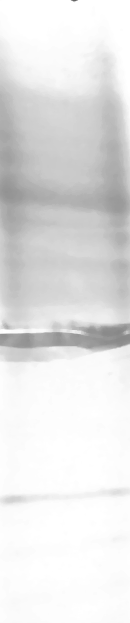
#> input picture Code/21.12.2021_3_bos.png, 130 x 623 px, found by its file name
$ jupyter execute V1.ipynb
#> lines starting #> are read from the running program, lines starting #| are printed output that depends on the picture
[cell 1]
import cv2
import numpy as np
import matplotlib.pyplot as plt
import pandas as pd
import statistics
from PIL import Image

[cell 2]
from google.colab import drive
drive.mount('/content/drive')

## PARAMETERS

[cell 3]
section_width_pixel=20
window_size=6
slide_value=2

# Read File

[cell 4]
img = cv2.imread("/content/21.12.2021_3_bos.png")
#> img is the input picture: shape (623, 130, 3); min 100, max 255, mean 228

[cell 5]
plt.figure(figsize=(20,8))
plt.imshow(img)

[cell 6]
height, width, channels = img.shape
#> height = 623; width = 130; channels = 3
print(img.shape)
#| (623, 130, 3)

# Create a Section From the Image

[cell 7]
def pixel_profile(img,diameter):
#> called with diameter = 20
    diameter = diameter/2;
    x1=int((width/2) - diameter)
#> x1 = 55
    x2= int((width/2) + diameter)
#> x2 = 75
    cropped_image = img[2:height-2, x1:x2]
    cv2.imwrite("Cropped_Image.jpg", cropped_image)

[cell 8]
pixel_profile(img,section_width_pixel)

# Get the Color Code

[cell 9]
img = Image.open('Cropped_Image.jpg')
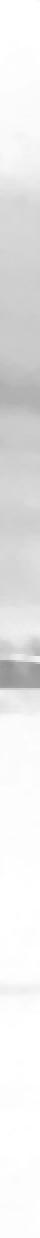
#> img: PIL image 20x619 RGB (shown 2 times larger); min 147, max 255, mean 233.1
width, height= img.size
#> width = 20; height = 619

[cell 10]
img.size
#> Out = (20, 619)

[cell 11]
plt.figure(figsize=(20,8))
plt.imshow(img)

[cell 12]
img = img.convert("RGB")
px = img.load()

## Get Color Code According To Line

[cell 13]
color_code_list = []
def get_line_color_code_mean():
    for i in range(height):
        line_code_mean=0
        for j in range(width):
            coordinate = x, y = j, i
            line_code_mean+=img.getpixel(coordinate)[1]
        line_code_mean/=j
        color_code_list.append(line_code_mean)
#> after the loop, color_code_list = 619 values, max 268.4 at index 1, min 163.4 at index 339, mean 245.3
        #print(line_code_mean)

[cell 14]
get_line_color_code_mean()

[cell 15]
plt.plot(color_code_list,color='c')
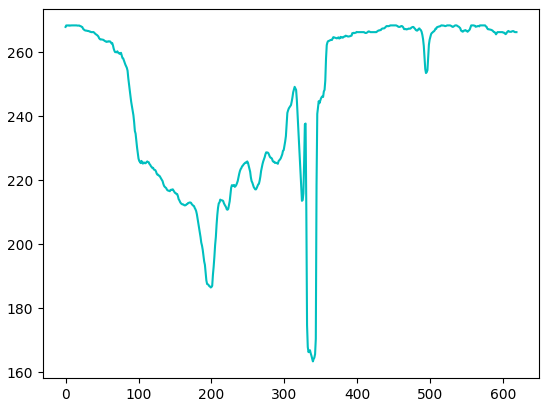
#> figure drawn by matplotlib, 1 panel; curve peaks at x = 1, y = 268.4

[cell 16]
color_code_list[0:10]
#> Out = [267.9, 268.4, 268.4, 268.4, 268.4, 268.3, 268.4, 268.4, 268.4, 268.4]

# CREATE WINDOWS DATASET

## Min Function

[cell 17]
def find_min(window):
    return min(window)

## Max Function

[cell 18]
def find_max(window):
    return max(window)

## Mean Fuction

[cell 19]
def find_mean(window):
    return (sum(window) / len(window))

## Interquartile Range Function

[cell 20]
def find_iqr(window):
    q3, q1 = np.percentile(window, [75 ,25])
    return (q3 - q1)

## Standart Deviation Function

[cell 21]
def find_std(window):
    return statistics.pstdev(window)

## Peak to Peak Value Function

[cell 22]
def find_pp(window):
    return (max(window) - min(window))

## Root Mean Squared Function

[cell 23]
def find_rms(window):
    return np.sqrt(np.mean(np.square(window)))

## Crest Factor Function

[cell 24]
def find_cf(window):
    return find_max(window)/find_rms(window)

## Mean Absolute Change Function

[cell 25]
def find_mac(window):
    return sum(abs(np.diff(window)))/len(window)

## Energy Function

[cell 26]
def find_energy(window):
    return sum(np.square(window))/len(window)

## Variance Function

[cell 27]
def find_var(window):
    return np.square(statistics.pstdev(window))

## CREATE DF

[cell 28]
feature_extraction = pd.DataFrame(columns=["WindowId",'Min', 'Max', 'Mean',"Iqr","Std","Var","Pp","Rms","Cf","Mac","Energy"])

[cell 29]
def create_windows(color_code_list,window_size,slide_value):
#> called with window_size = 6, slide_value = 2
    window_id=1
    for start_value in range(0,len(color_code_list)-window_size,slide_value):
        window=color_code_list[start_value:start_value+window_size]
        feature_extraction.loc[len(feature_extraction.index)] = [window_id,find_min(window), find_max(window),find_mean(window),find_iqr(window),find_std(window),find_var(window),find_pp(window),find_rms(window),find_cf(window),find_mac(window),find_energy(window)]
        window_id+=1
#> this loop made 307 passes
#> (start_value, window, q3 in find_iqr, q1 in find_iqr) on passes 3 to 5: (4, [268.4, 268.3, 268.4, 268.4, 268.4, 268.4], 268.4, 268.4), (6, [268.4, 268.4, 268.4, 268.4, 268.4, 268.4], 268.4, 268.4), (8, [268.4, 268.4, 268.4, 268.4, 268.4, 268.4], 268.4, 268.4)
#> after the loop, window_id = 308

[cell 30]
create_windows(color_code_list,window_size,slide_value)

[cell 31]
feature_extraction

[cell 32]
feature_extraction[["Min"]].plot()
#> figure, not shown here; curve peaks at x = 4, y = 268.4

[cell 33]
feature_extraction[["Min","Max","Mean","Rms"]].plot()
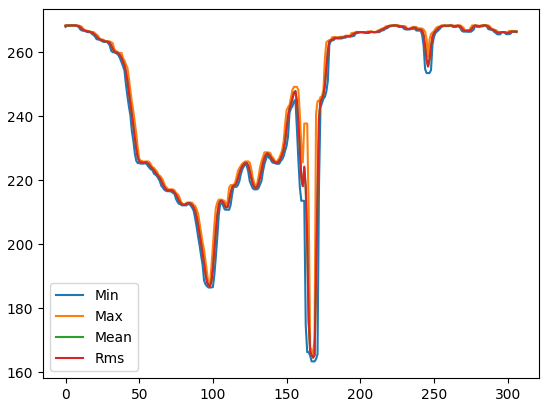
#> figure drawn by matplotlib, 1 panel; curve peaks at x = 4, y = 268.4; curve peaks at x = 0, y = 268.4; curve peaks at x = 4, y = 268.4

[cell 34]
feature_extraction[["Iqr","Std","Mac"]].plot()
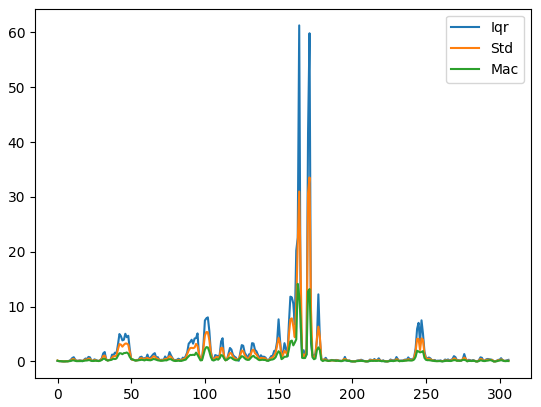
#> figure drawn by matplotlib, 1 panel; curve peaks at x = 164, y = 61.26; curve peaks at x = 171, y = 33.53; curve peaks at x = 163, y = 14.14

[cell 35]
feature_extraction[["Var"]].plot()
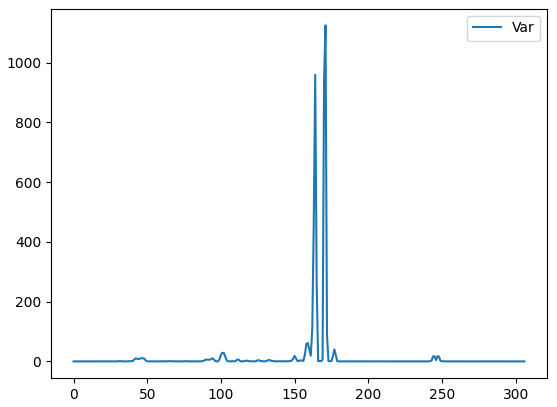
#> figure drawn by matplotlib, 1 panel; curve peaks at x = 171, y = 1124.6

[cell 36]
feature_extraction[["Cf"]].plot()
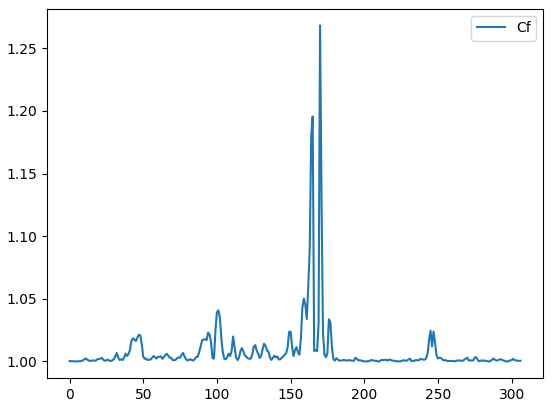
#> figure drawn by matplotlib, 1 panel; curve peaks at x = 170, y = 1.27

[cell 37]
feature_extraction[["Pp"]].plot()
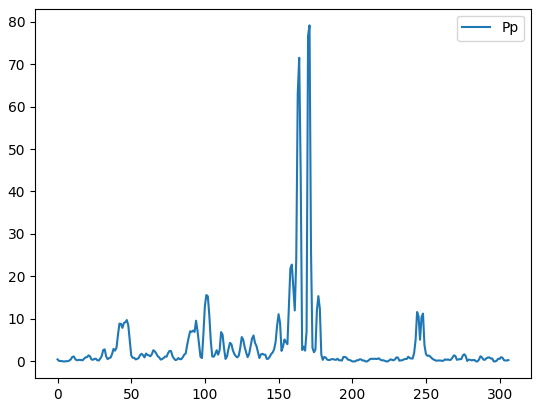
#> figure drawn by matplotlib, 1 panel; curve peaks at x = 171, y = 79.11

[cell 38]
feature_extraction[["Energy"]].plot()
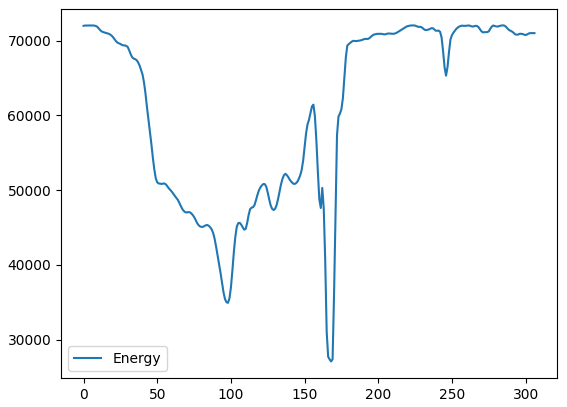
#> figure drawn by matplotlib, 1 panel; curve peaks at x = 4, y = 72049.9

[cell 39]
feature_extraction.drop(["Energy","WindowId"],axis=1,inplace=False).plot()
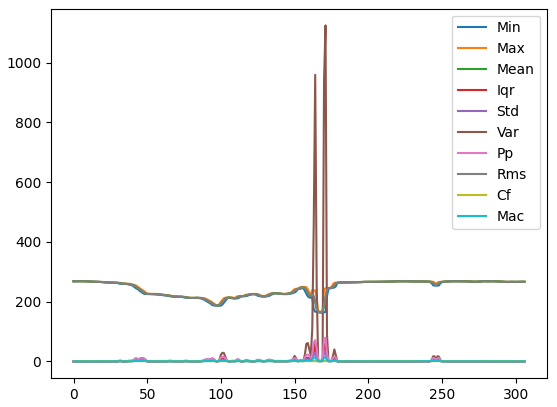
#> figure drawn by matplotlib, 1 panel; curve peaks at x = 4, y = 268.4; curve peaks at x = 0, y = 268.4; curve peaks at x = 4, y = 268.4

[cell 40]
feature_extraction.drop(["Energy","WindowId","Var",],axis=1,inplace=False).plot()
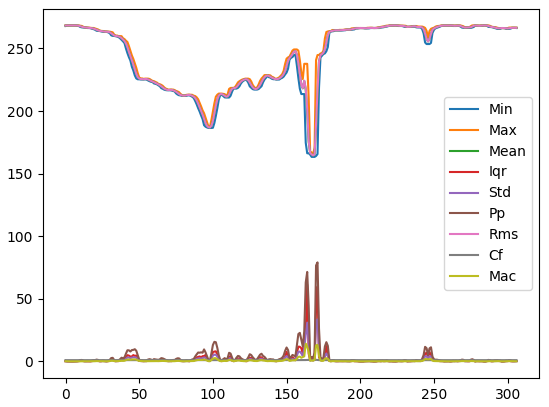
#> figure drawn by matplotlib, 1 panel; curve peaks at x = 4, y = 268.4; curve peaks at x = 0, y = 268.4; curve peaks at x = 4, y = 268.4
